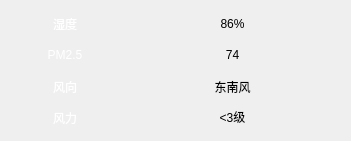
     <widget class="QWidget" name="layoutWidget">
      <property name="geometry">
       <rect>
        <x>10</x>
        <y>190</y>
        <width>351</width>
        <height>141</height>
       </rect>
      </property>
      <layout class="QGridLayout" name="gridLayout_2" columnstretch="0,0,0">
       <item row="0" column="0">
        <widget class="QLabel" name="shiduTitleLb">
         <property name="styleSheet">
          <string notr="true">
color: rgb(255, 255, 255);</string>
         </property>
         <property name="text">
          <string>湿度</string>
         </property>
         <property name="alignment">
          <set>Qt::AlignCenter</set>
         </property>
        </widget>
       </item>
       <item row="1" column="0">
        <widget class="QLabel" name="pm25TitleLb">
         <property name="styleSheet">
          <string notr="true">color: rgb(255, 255, 255);</string>
         </property>
         <property name="text">
          <string>PM2.5</string>
         </property>
         <property name="alignment">
          <set>Qt::AlignCenter</set>
         </property>
        </widget>
       </item>
       <item row="2" column="0">
        <widget class="QLabel" name="fxTitleLb">
         <property name="styleSheet">
          <string notr="true">color: rgb(255, 255, 255);</string>
         </property>
         <property name="text">
          <string>风向</string>
         </property>
         <property name="alignment">
          <set>Qt::AlignCenter</set>
         </property>
        </widget>
       </item>
       <item row="3" column="0">
        <widget class="QLabel" name="flTitleLb">
         <property name="styleSheet">
          <string notr="true">color: rgb(255, 255, 255);</string>
         </property>
         <property name="text">
          <string>风力</string>
         </property>
         <property name="alignment">
          <set>Qt::AlignCenter</set>
         </property>
        </widget>
       </item>
       <item row="2" column="1" colspan="2">
        <widget class="QLabel" name="fxLb">
         <property name="text">
          <string>东南风</string>
         </property>
         <property name="alignment">
          <set>Qt::AlignCenter</set>
         </property>
        </widget>
       </item>
       <item row="0" column="1" colspan="2">
        <widget class="QLabel" name="shiduLb">
         <property name="text">
          <string>86%</string>
         </property>
         <property name="alignment">
          <set>Qt::AlignCenter</set>
         </property>
        </widget>
       </item>
       <item row="3" column="1" colspan="2">
        <widget class="QLabel" name="flLb">
         <property name="text">
          <string>&lt;3级</string>
         </property>
         <property name="alignment">
          <set>Qt::AlignCenter</set>
         </property>
        </widget>
       </item>
       <item row="1" column="1" colspan="2">
        <widget class="QLabel" name="pm25Lb">
         <property name="text">
          <string>74</string>
         </property>
         <property name="alignment">
          <set>Qt::AlignCenter</set>
         </property>
        </widget>
       </item>
      </layout>
     </widget>
